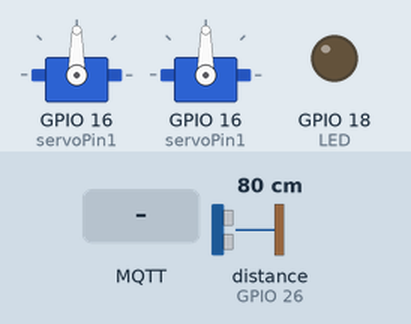
Recording of a sketch running on a simulated ESP32. Parts: 2 × servo, output pins drawn as LEDs (lit = HIGH). Wiring (inferred from the names in the program): ultrasonic range finder: trigger GPIO 5; echo GPIO 26. Inputs (shaded band) come from the test bench; at power-on: distance to the obstacle (sensor on GPIO 26) 80 cm. The echo pulse lasts 58.3 µs per cm; WiFi joins after 1.5 s; servers stay silent unless stated; random numbers use the default seed unless the sketch sets one; no MQTT or app messages arrive unless stated; pins used as bus, display or sensor lines are not drawn; what the sketch prints to the serial monitor is not drawn.

Above: at 3.0 s.
3.1 s: MQTT message "1" arrives on the third subscribed topic
At 4.0 s:
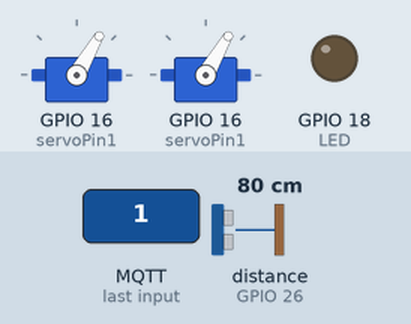
Timing chart, 0 to 6.1 s (numbered marks = the images above; inputs shaded):
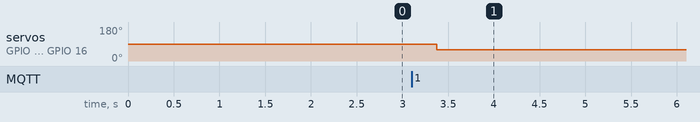

Measured:
- after the input at 3.1 s, servo on GPIO 16 (servoPin1), servo on GPIO 16 (servoPin1): 90° → 60° after 0.28 s

The sketch:

S3.ino
```cpp
#include <WiFiClientSecure.h>
#include <WiFi.h>
#include <PubSubClient.h>
#include <ESP32Servo.h>

WiFiClientSecure client;    //cria o cliente wifi
PubSubClient mqtt(client);  //fala que o mqtt usa o cliene wifi

const String SSID = "FIESC_IOT_EDU";
const String PASS = "8120gv08";

const int PORT = 8883;
const String URL = "81e7fafe091e4b09b0b93bf45fb52950.s1.eu.hivemq.cloud";

const String broker_user = "s3_Marco";
const String broker_pass = "Loscrias#67";

const String s1 = "Servo1";
const String s2 = "Servo2";

const String p1 = "Presenca1";
const String p2 = "Presenca2";
const String p3 = "Presenca3";

const int servoPin1 = 16;
const int servoPin2 = 17;

const int presenca3_ECHO = 26;
const int presenca3_TRIGG = 5;

const int LED = 18;

Servo servo1;
Servo servo2;

const int estado_00 = 120;
const int estado_01 = 60;

void setup() {
  Serial.begin(115200);
  Serial.println("Conectando ao WiFi");
  WiFi.begin(SSID, PASS);

  servo1.attach(servoPin1);
  servo2.attach(servoPin1);

  pinMode(LED, OUTPUT);
  pinMode(presenca3_TRIGG, OUTPUT);
  pinMode(presenca3_ECHO, INPUT);

  while (WiFi.status() != WL_CONNECTED) {
    Serial.print(".");
    delay(200);
  }

  Serial.println("\nConectado!");
  Serial.println("IP:");
  Serial.print(WiFi.localIP());

  client.setInsecure();

  Serial.print("Conectando ao broker...");
  mqtt.setServer(URL.c_str(), PORT);

  while (!mqtt.connected()) {
    String ID = "S3-";
    ID += String(random(0xffff), HEX);

    mqtt.connect(ID.c_str(), broker_user.c_str(), broker_pass.c_str());
    delay(200);
    Serial.print(".");
  }
  mqtt.subscribe(p1.c_str());
  mqtt.subscribe(p2.c_str());
  mqtt.subscribe(p3.c_str());

  mqtt.setCallback(callback);
  Serial.println("\n Conecado ao broker com sucesso!");
}


void loop() {
  if (WiFi.status() != WL_CONNECTED) {

    Serial.println("Conectando ao WiFi");
    WiFi.begin(SSID, PASS);

    while (WiFi.status() != WL_CONNECTED) {
      Serial.print(".");
      delay(200);
    }

    Serial.println("\nConectado!");
    Serial.println("IP:");
    Serial.print(WiFi.localIP());
  }
  long distancia = lerDistancia();

  if (distancia <= 10){
    mqtt.publish(p3.c_str(),"p3_Estado_01"); //envia a mensagem para o tópico
  }

  mqtt.loop();
  delay(500);
}


long lerDistancia() {
  digitalWrite(presenca3_TRIGG, LOW);
  delayMicroseconds(2);
  digitalWrite(presenca3_TRIGG, HIGH);
  delayMicroseconds(10);
  digitalWrite(presenca3_TRIGG, LOW);

  long duracao = pulseIn(presenca3_ECHO, HIGH);
  long distancia = duracao * 349.24 / 2 / 10000;

  return distancia;
}


void callback(char* topic, byte* payload, unsigned int length) {
  String mensagem = "";
  for (int i = 0; i < length; i++) {
    mensagem += (char)payload[i];
  }
  // Serial.print("Recebido: ");
  // Serial.println(mensagem);

  if (String(topic) == p1) {
    if (mensagem == String("p1_Estado_00")) {
      servo1.write(estado_00);
      Serial.println("Estado 00 Ativado");
      mqtt.publish(s1.c_str(), "Estado_00");
    }
  }

  if (String(topic) == p2) {
    if (mensagem == String("p2_Estado_01")) {
      servo2.write(estado_01);
      Serial.println("Estado 01 Ativado");
      mqtt.publish(s2.c_str(), "Estado_01");
    }
  }

  if (String(topic) == p3) {
      if (mensagem = String("p3_Estado_01")) {
      servo1.write(estado_01);
      servo2.write(estado_01);
      Serial.println("Estados Alterados");
      mqtt.publish(s1.c_str(), "Estado_01");
      mqtt.publish(s2.c_str(), "Estado_01");
    }
  }
}
```
